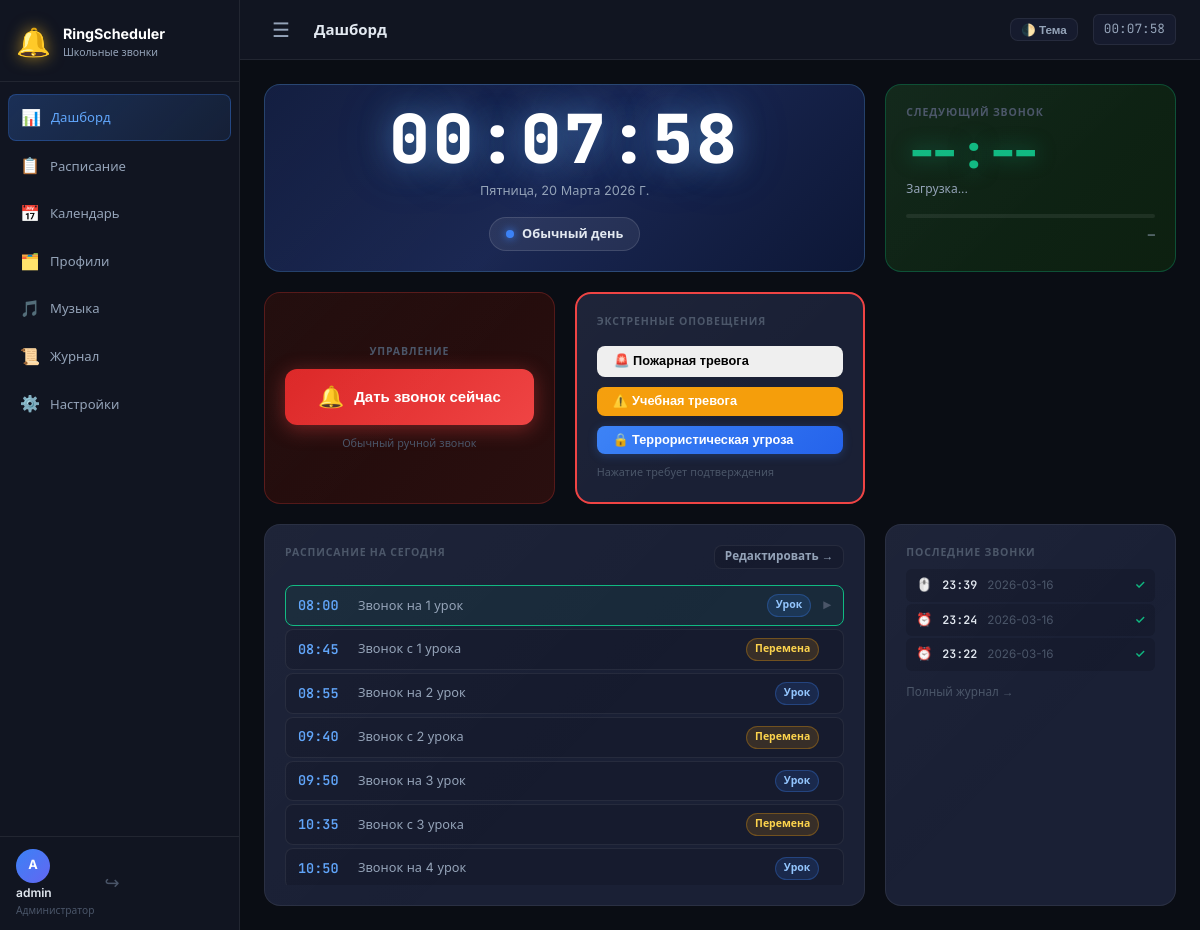
Page / (signed in) on the earlier database version.
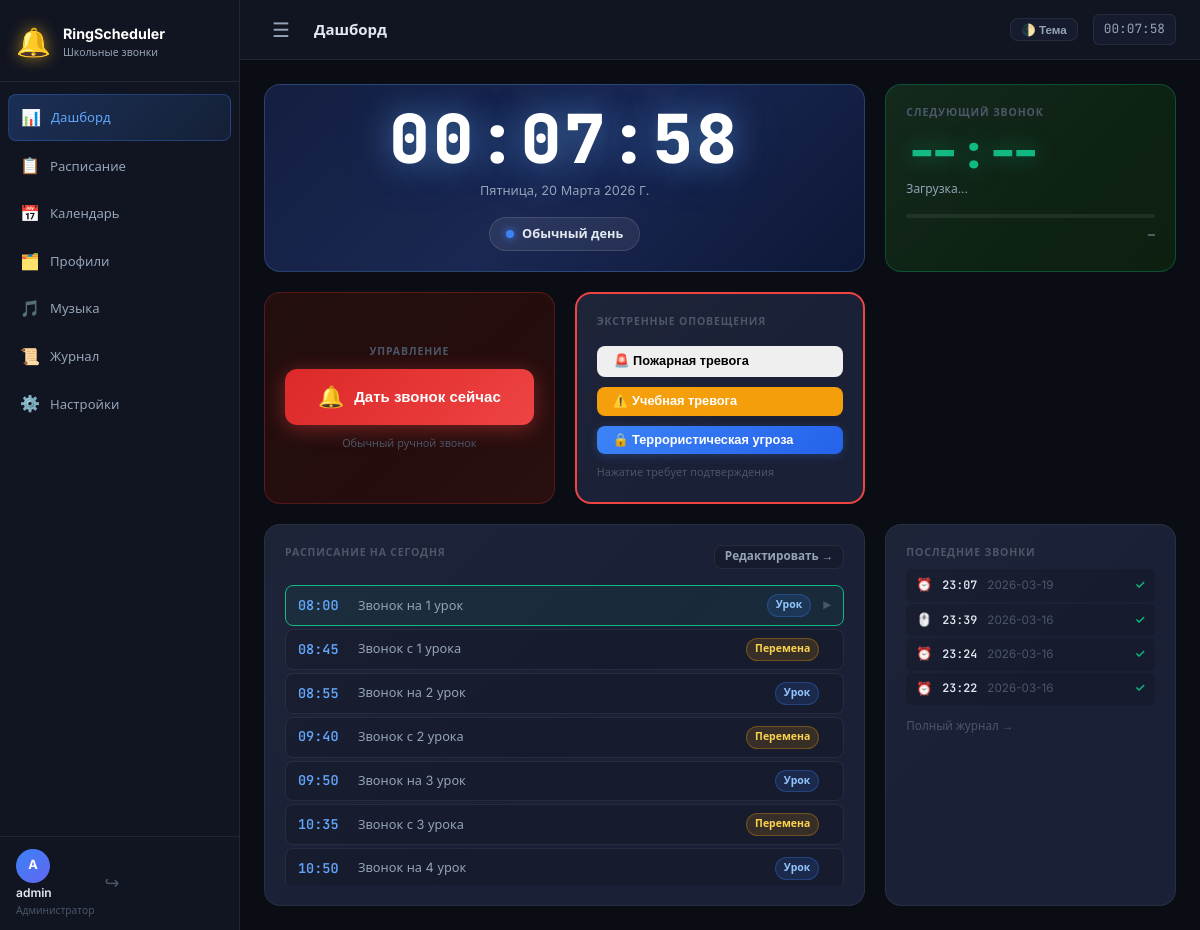
Same page on the later database version.
### tables this page shows
CREATE TABLE users (
            id INTEGER PRIMARY KEY AUTOINCREMENT,
            username TEXT UNIQUE NOT NULL,
            password_hash TEXT NOT NULL,
            is_admin INTEGER NOT NULL DEFAULT 0
        );

CREATE TABLE profiles (
            id INTEGER PRIMARY KEY AUTOINCREMENT,
            name TEXT UNIQUE NOT NULL,
            description TEXT DEFAULT '',
            color TEXT DEFAULT '#3b82f6',
            is_active INTEGER NOT NULL DEFAULT 0
        );

CREATE TABLE bells (
            id INTEGER PRIMARY KEY AUTOINCREMENT,
            profile_id INTEGER NOT NULL,
            hour INTEGER NOT NULL,
            minute INTEGER NOT NULL,
            label TEXT DEFAULT '',
            sound_file TEXT DEFAULT '',
            duration INTEGER DEFAULT 5,
            bell_type TEXT DEFAULT 'lesson',
            enabled INTEGER NOT NULL DEFAULT 1,
            FOREIGN KEY (profile_id) REFERENCES profiles(id) ON DELETE CASCADE
        );

CREATE TABLE ring_log (
            id INTEGER PRIMARY KEY AUTOINCREMENT,
            profile_id INTEGER,
            bell_id INTEGER,
            triggered_at TEXT NOT NULL,
            trigger_type TEXT DEFAULT 'auto',
            success INTEGER DEFAULT 1,
            notes TEXT DEFAULT ''
        );

### app.py (the view)
    @app.route("/")
    @login_required
    def dashboard():
        state = sched.get_state()
        profile = db.get_profile_for_today()
        bells = db.list_bells(profile["id"]) if profile else []
        log = db.get_ring_log(20)
        return render_template(
            "dashboard.html",
            state=state,
            profile=profile,
            bells=bells,
            ring_log=log,
        )

### auth.py (called while the page is built)
def login_required(f):
    @functools.wraps(f)
    def decorated(*args, **kwargs):
        if SESSION_KEY not in session:
            return redirect(url_for("auth.login", next=request.path))
        user = db.get_user_by_id(session[SESSION_KEY])
        if not user:
            session.clear()
            return redirect(url_for("auth.login"))
        g.user = user
        return f(*args, **kwargs)
    return decorated

### database.py (called while the page is built)
def get_db():
    conn = sqlite3.connect(DB_PATH)
    conn.row_factory = sqlite3.Row
    conn.execute("PRAGMA journal_mode=WAL")
    conn.execute("PRAGMA foreign_keys=ON")
    return conn

def get_user_by_id(uid):
    conn = get_db()
    row = conn.execute("SELECT * FROM users WHERE id = ?", (uid,)).fetchone()
    conn.close()
    return dict(row) if row else None

def list_bells(profile_id):
    conn = get_db()
    rows = conn.execute(
        "SELECT * FROM bells WHERE profile_id = ? ORDER BY hour, minute",
        (profile_id,)
    ).fetchall()
    conn.close()
    return [dict(r) for r in rows]

def get_ring_log(limit=50):
    conn = get_db()
    rows = conn.execute(
        "SELECT * FROM ring_log ORDER BY id DESC LIMIT ?", (limit,)
    ).fetchall()
    conn.close()
    return [dict(r) for r in rows]

### scheduler.py (called while the page is built)
def get_state() -> dict:
    return dict(_state)

### templates/dashboard.html (shortened to what this page needs)
{% extends "base.html" %}
{% block page_title %}Дашборд{% endblock %}
{% block content %}
<div class="dashboard-grid">
    <div class="card card-clock">
        <div class="clock-display">
            <div class="clock-time" id="clockTime">--:--:--</div>
            <div class="clock-date" id="clockDate"></div>
        </div>
        <div class="clock-meta">
            <div class="profile-badge" id="profileBadge" style="--profile-color: {{ profile.color if profile else '#3b82f6' }}">
                <span class="badge-dot"></span>
                <span id="profileName">{{ profile.name if profile else 'Нет профиля' }}</span>
            </div>
        </div>
    </div>
    <div class="card card-next-bell" id="nextBellCard">
        <div class="card-label">Следующий звонок</div>
        <div class="next-bell-time" id="nextBellTime">--:--</div>
        <div class="next-bell-label" id="nextBellLabel">Загрузка...</div>
        <div class="next-bell-countdown">
            <div class="countdown-bar-wrap">
            </div>
            <div class="countdown-text" id="countdownText">—</div>
        </div>
    </div>
    <div class="card card-ring-now">
        <div class="card-label">Управление</div>
        <button class="btn-ring-now" id="btnRingNow" onclick="ringNow()">
            <span class="ring-now-icon">🔔</span>
            <span>Дать звонок сейчас</span>
        </button>
        <p class="ring-now-hint">Обычный ручной звонок</p>
    </div>
    <div class="card card-emergency" style="border: 2px solid #ef4444;">
        <div class="card-label text-danger">Экстренные оповещения</div>
        <div style="display: flex; flex-direction: column; gap: 10px; margin-top: 15px;">
            <button class="btn btn-danger" onclick="triggerEmergency('fire', 'ПОЖАРНУЮ ТРЕВОГУ')">
                🚨 Пожарная тревога
            </button>
            <button class="btn btn-warning" style="background-color: #f59e0b; color: #fff; border: none;" onclick="triggerEmergency('drill', 'УЧЕБНУЮ ТРЕВОГУ')">
                ⚠️ Учебная тревога
            </button>
            <button class="btn btn-primary" style="background-color: #6366f1; border: none;" onclick="triggerEmergency('lockdown', 'ТЕРРОРИСТИЧЕСКУЮ УГРОЗУ')">
                🔒 Террористическая угроза
            </button>
        </div>
        <p class="ring-now-hint mt-3">Нажатие требует подтверждения</p>
    </div>
    <div class="card card-today-schedule">
        <div class="card-header-row">
            <div class="card-label">Расписание на сегодня</div>
            {% if profile %}
            <a href="{{ url_for('schedule', profile_id=profile.id) }}" class="btn btn-sm btn-ghost">Редактировать →</a>
            {% endif %}
        </div>
        {% if bells %}
        <div class="bell-list">
            {% for bell in bells %}
            <div class="bell-item {% if not bell.enabled %}bell-disabled{% endif %}" data-hour="{{ bell.hour }}" data-minute="{{ bell.minute }}">
                <span class="bell-time">{{ '%02d:%02d'|format(bell.hour, bell.minute) }}</span>
                <span class="bell-label">{{ bell.label or '—' }}</span>
                <span class="bell-type-badge bell-type-{{ bell.bell_type }}">
                    {{ {'lesson': 'Урок', 'break': 'Перемена', 'end': 'Конец'}.get(bell.bell_type, bell.bell_type) }}
                </span>
                <span class="bell-passed-indicator" data-hour="{{ bell.hour }}" data-minute="{{ bell.minute }}"></span>
            </div>
            {% endfor %}
        </div>
        {% endif %}
    </div>
    <div class="card card-log">
        <div class="card-label">Последние звонки</div>
        {% if ring_log %}
        <div class="log-list">
            {% for entry in ring_log[:8] %}
            <div class="log-entry">
                <span class="log-type log-type-{{ entry.trigger_type }}">
                    {{ '🖱️' if entry.trigger_type == 'manual' else '⏰' }}
                </span>
                <span class="log-time">{{ entry.triggered_at[11:16] }}</span>
                <span class="log-date">{{ entry.triggered_at[:10] }}</span>
                <span class="log-status {{ 'log-ok' if entry.success else 'log-fail' }}">
                    {{ '✓' if entry.success else '✗' }}
                </span>
            </div>
            {% endfor %}
        </div>
        <a href="{{ url_for('log_view') }}" class="log-more-link">Полный журнал →</a>
        {% else %}
        <div class="empty-state"><span>📋</span><p>Журнал пуст</p></div>
        {% endif %}
    </div>
</div>
{% endblock %}

### templates/base.html (shortened to what this page needs)
<!DOCTYPE html>
<html lang="ru">
<head>
    <link rel="stylesheet" href="{{ url_for('static', filename='css/style.css') }}">
</head>
<body>
    <div class="layout">
        <aside class="sidebar" id="sidebar">
            <div class="sidebar-header">
                <div class="logo">
                    <span class="logo-icon">🔔</span>
                    <div class="logo-text">
                        <span class="logo-title">RingScheduler</span>
                        <span class="logo-sub">Школьные звонки</span>
                    </div>
                </div>
            </div>
            <nav class="sidebar-nav">
                <a href="{{ url_for('dashboard') }}"
                    class="nav-item {% if request.endpoint == 'dashboard' %}active{% endif %}">
                    <span class="nav-icon">📊</span>
                    <span>Дашборд</span>
                </a>
                <a href="{{ url_for('schedule') }}"
                    class="nav-item {% if request.endpoint == 'schedule' %}active{% endif %}">
                    <span class="nav-icon">📋</span>
                    <span>Расписание</span>
                </a>
                <a href="{{ url_for('calendar') }}"
                    class="nav-item {% if request.endpoint == 'calendar' %}active{% endif %}">
                    <span class="nav-icon">📅</span>
                    <span>Календарь</span>
                </a>
                <a href="{{ url_for('profiles') }}"
                    class="nav-item {% if request.endpoint == 'profiles' %}active{% endif %}">
                    <span class="nav-icon">🗂️</span>
                    <span>Профили</span>
                </a>
                <a href="{{ url_for('music') }}"
                    class="nav-item {% if request.endpoint == 'music' %}active{% endif %}">
                    <span class="nav-icon">🎵</span>
                    <span>Музыка</span>
                </a>
                <a href="{{ url_for('log_view') }}"
                    class="nav-item {% if request.endpoint == 'log_view' %}active{% endif %}">
                    <span class="nav-icon">📜</span>
                    <span>Журнал</span>
                </a>
                {% if current_user and current_user.is_admin %}
                <a href="{{ url_for('settings') }}"
                    class="nav-item {% if request.endpoint == 'settings' %}active{% endif %}">
                    <span class="nav-icon">⚙️</span>
                    <span>Настройки</span>
                </a>
                {% endif %}
            </nav>
            <div class="sidebar-footer">
                <div class="user-info">
                    <div class="user-avatar">{{ (current_user.username[0] if current_user else 'A')|upper }}</div>
                    <div class="user-details">
                        <span class="user-name">{{ current_user.username if current_user else 'Гость' }}</span>
                        <span class="user-role">{{ 'Администратор' if current_user and current_user.is_admin else
                            'Пользователь' }}</span>
                    </div>
                </div>
                <a href="{{ url_for('auth.logout') }}" class="btn-logout" title="Выйти">&#x21AA;</a>
            </div>
        </aside>
        <main class="main-content">
            <div class="topbar">
                <button class="sidebar-toggle" onclick="toggleSidebar()" id="sidebarToggle">☰</button>
                <div class="topbar-title">{% block page_title %}{% endblock %}</div>
                <div class="topbar-actions" style="display: flex; align-items: center; gap: 15px;">
                    <button id="themeToggleBtn" class="btn btn-ghost btn-sm" onclick="toggleTheme()" title="Переключить тему">🌓 Тема</button>
                    <div class="topbar-time" id="topbarTime"></div>
                </div>
            </div>
            <div class="content-area">
                {% block content %}{% endblock %}
            </div>
        </main>
    </div>
</body>
</html>

Differences in the rows shown:
added ring_log: trigger_type "⏰", triggered_at "23:07", triggered_at "2026-03-19", success "✓"
